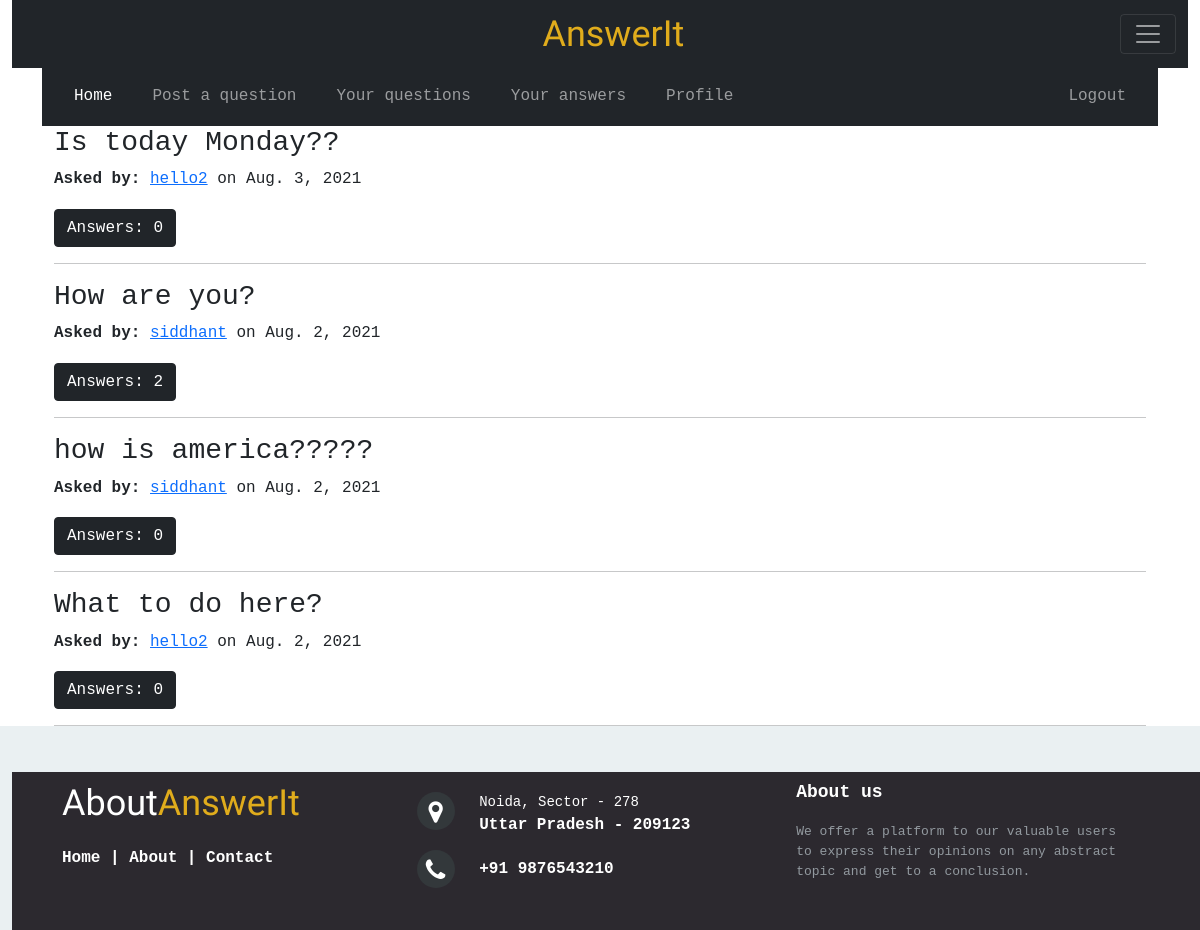
Screenshot of /Accounts/question_list/ with the database file from the repository.
### Accounts/models.py (models this page shows, shortened)
class Question(models.Model):
    user = models.ForeignKey(User,related_name="user_question", on_delete = models.CASCADE)
    question = models.CharField(max_length = 250)
    date_time = models.DateField()
    def answer_count(self):
        return self.answers

### Accounts/views.py (the view)
# urls.py: path('question_list/',views.QuestionListView.as_view(), name="question_list"),
class QuestionListView(ListView):
    model = Question
    def get_queryset(self):
        return Question.objects.filter(date_time__lte=timezone.now()).order_by('-date_time')

### Accounts/templates/Accounts/question_list.html
{% extends "Accounts/base.html" %}
{% load static %}
{% block body %}
<div class="container">
  {% for q in question_list %}
      <h3>{{q.question}}</h3>
      <p><strong>Asked by: </strong><a href="{% url 'Accounts:user_profile' pk=q.user.pk %}">{{q.user.username}}</a> on {{q.date_time}}</p>
    <a href="{% url 'Accounts:question_detail' pk=q.pk %}">  <button class="btn btn-dark" name="button">Answers: {{q.answer_count.count}}</button></a>
<hr>
    {% endfor %}
</div>
{% endblock %}

### Accounts/templates/Accounts/base.html (shortened to what this page needs)
<!DOCTYPE html>
{% load static %}
<html lang="en" dir="ltr">
  <head>
    <link rel="stylesheet" href="https://cdnjs.cloudflare.com/ajax/libs/font-awesome/4.7.0/css/font-awesome.min.css">
    <link href="https://cdn.jsdelivr.net/npm/bootstrap@5.0.0-beta1/dist/css/bootstrap.min.css" rel="stylesheet">
<link rel="stylesheet" href="{% static "AnswerIt/CSS/footer.css" %}">
  </head>
  <body style="font-family:Courier;">
<div class="container-fluid">
    <nav class="navbar navbar-dark bg-dark">
      <div class="container-fluid">
       <a class="navbar-brand" href="{% url 'Accounts:question_list' %}" style="font:normal 36px 'Cookie', cursive; color:#e0ac1c;margin-left:45%;">AnswerIt</a>
      <button class="navbar-toggler" type="button" data-bs-toggle="collapse" data-bs-target="#navbarNavAltMarkup" aria-controls="navbarNavAltMarkup" aria-expanded="false" aria-label="Toggle navigation">
        <span class="navbar-toggler-icon"></span>
      </button>
    </div>
  </nav>
  <div class="container">
    <nav class="navbar navbar-expand-lg navbar-dark bg-dark">
  <div class="container-fluid">
      <div class="navbar-nav">
        <a class="nav-link active" aria-current="page" style="padding-left:20px;padding-right:20px;" href="{% url 'Accounts:question_list' %}">Home</a>
        <a class="nav-link" style="padding-left:20px;padding-right:20px;" href="{% url 'Accounts:new_question' %}">Post a question</a>
        <a class="nav-link" style="padding-left:20px;padding-right:20px;" href="{% url 'Accounts:your_questions' %}">Your questions</a>
        <a class="nav-link" style="padding-left:20px;padding-right:20px;" href="{% url 'Accounts:your_answers' %}">Your answers</a>
        <a class="nav-link" style="padding-left:20px;padding-right:20px;" href="{% url 'Accounts:user_profile' pk=user.pk %}">Profile</a>
      </div>
      <div class="navbar-nav">
        <a class="nav-link" style="padding-left:20px;padding-right:20px;" href="{% url 'Accounts:user_logout' %}">Logout</a>
      </div>
  </div>
</nav>
  </div>
</div>
  <div class="container">
    {% block body %}
    {% endblock %}
  </div>
<div class="container-fluid">
  <footer class="footer-distributed" style="font-family:Courier;">
  			<div class="footer-left">
  				<h3>About<span>AnswerIt</span></h3>
  				<p class="footer-links">
  					<a href="#">Home</a>
  					|
  					<a href="#">About</a>
  					|
  					<a href="#">Contact</a>
  				</p>
  			</div>
  			<div class="footer-center">
          <div>
  					<i class="fa fa-map-marker"></i>
  					  <p><span>Noida, Sector - 278</span>
  						Uttar Pradesh - 209123</p>
  				</div>
  				<div>
  					<i class="fa fa-phone"></i>
  					<p>+91 9876543210</p>
  				</div>
  			</div>
  			<div class="footer-right">
  				<p class="footer-company-about">
  					<span>About us</span>
  					We offer a platform to our valuable users to express their opinions on any abstract topic and get to a conclusion.</p>
  			</div>
  		</footer>
    </div>
  </body>
  </html>

### static/AnswerIt/CSS/footer.css (style rules this page uses)
* { padding:0; margin:0; }
html { background-color: #eaf0f2; }
body { font:16px/1.6 Arial, sans-serif; margin-bottom: 17%; }
.footer-distributed { position: fixed; bottom: 0; background-color: #2c292f; box-sizing: border-box; width: 100%; height: 17%; text-align: left; font: bold 16px sans-serif; padding: 10px 50px 10px 50px; margin-top: 80px; }
.footer-distributed .footer-left, .footer-distributed .footer-center, .footer-distributed .footer-right { display: inline-block; vertical-align: top; }
.footer-distributed .footer-left { width: 30%; }
.footer-distributed h3 { color: #ffffff; font: normal 36px 'Cookie', cursive; margin: 0; }
.footer-distributed h3 span { color: #e0ac1c; }
.footer-distributed .footer-links { color: #ffffff; margin: 20px 0 12px; }
.footer-distributed .footer-links a { display:inline-block; line-height: 1.8; text-decoration: none; color: inherit; }
.footer-distributed .footer-center { width: 35%; }
.footer-distributed .footer-center i { background-color: #33383b; color: #ffffff; font-size: 25px; width: 38px; height: 38px; border-radius: 50%; text-align: center; line-height: 42px; margin: 10px 15px; vertical-align: middle; }
.footer-distributed .footer-center p { display: inline-block; color: #ffffff; vertical-align: middle; margin:0; }
.footer-distributed .footer-center p span { display:block; font-weight: normal; font-size:14px; line-height:2; }
.footer-distributed .footer-right { width: 30%; }
.footer-distributed .footer-company-about { line-height: 20px; color: #92999f; font-size: 13px; font-weight: normal; margin: 0; }
.footer-distributed .footer-company-about span { display: block; color: #ffffff; font-size: 18px; font-weight: bold; margin-bottom: 20px; }

### rows the page displays
Question: question "Is today Monday??", user.username "hello2", date_time "Aug. 3, 2021", answer_count.count "0"
Question: question "How are you?", user.username "siddhant", date_time "Aug. 2, 2021", answer_count.count "2"
Question: question "how is america?????", user.username "siddhant", date_time "Aug. 2, 2021", answer_count.count "0"
Question: question "What to do here?", user.username "hello2", date_time "Aug. 2, 2021", answer_count.count "0"
